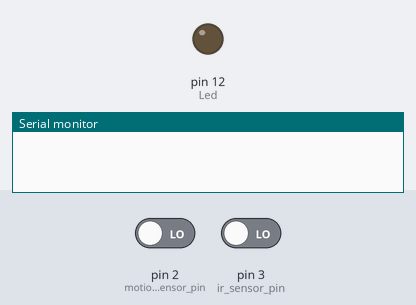
A sketch run on a simulated Arduino Uno, built with avr-gcc and run on an emulated ATmega328P. On the bench: output pins drawn as LEDs (lit = HIGH), the last lines printed to the serial monitor. Inputs (shaded band) come from the test bench; at power-on: pin 2 (motion_sensor_pin) LOW, pin 3 (ir_sensor_pin) LOW.

Above: at 1.2 s.
1.3 s: pin 2 (motion_sensor_pin) driven HIGH
At 2.1 s:
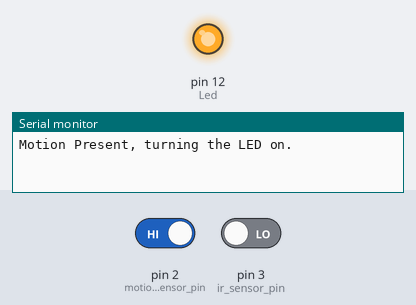
4.3 s: pin 2 (motion_sensor_pin) driven LOW
At 5.6 s:
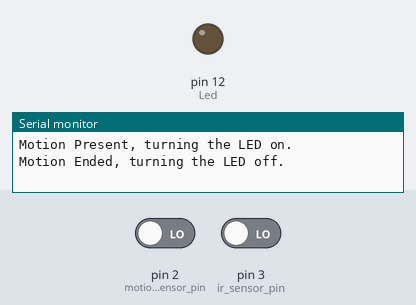
Timing chart, 0 to 7.3 s (numbered marks = the images above; inputs shaded):
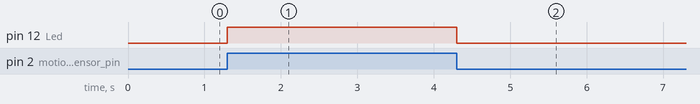

Measured:
- after the input at 1.3 s, pin 12 (Led): LOW → HIGH at once
- after the input at 4.3 s, pin 12 (Led): HIGH → LOW at once

The sketch:

T3C.ino
```cpp
// NAME : Gaurish Bhatia
// Student ID: 2110994762.
//task : M1_T3C
//Remarks : in this task, we are required to use two sensors with interrupt driven approach.

// declaring global constants for the pins for LED, motion sensor and Ir sensor.
const int Led = 12;
const int motion_sensor_pin = 2;
const int ir_sensor_pin = 3;


void setup()
{
  pinMode(Led, OUTPUT);//declaring the LED as output.
  pinMode(motion_sensor_pin, INPUT);//declaring the sensoro as input.
  attachInterrupt(digitalPinToInterrupt(motion_sensor_pin), motion, CHANGE);// attaching an interrupt taht will run the motion function on the change of state of the sensor.
  attachInterrupt(digitalPinToInterrupt(ir_sensor_pin), infrared, CHANGE);//attahing an interrupt for the change in value of the IR sensor.
  Serial.begin(9600);// beginning the serial communication at a baudrate of 9600.
}

void loop()// keeping the loop function empty
{
}


//function for chekcing the motion.
void motion()
{
  //reading the state of the sensor.
  int motion_state = digitalRead(motion_sensor_pin);

  //checking if the state is high.
  if (motion_state == HIGH)
  {
    Serial.println("Motion Present, turning the LED on.");//printing that motion is present.
    digitalWrite(Led, motion_state);// turning the LED on.
  }

  else if (motion_state == LOW)//checking if the motion ended.
  {
    Serial.println("Motion Ended, turning the LED off.");//printing that motion ended.
    digitalWrite(Led, motion_state);// turning the LED off.

  }


}


//function for checking if the IR sensor is active or inactive.
void infrared()
{
  //getting the value of the IR sensor.
  int ir_value = digitalRead(ir_sensor_pin);

  //checking if the sensor value is HIGH.
  if (ir_value == HIGH)
  {
    Serial.println("Ir sensor Active, turning the LED on");//printing that the IR sensor is active.
    digitalWrite(Led, ir_value);
  }
  //checking if the sensor value is low.
  else if (ir_value == LOW)
  {
    Serial.println("Ir sensor inactive,turning the LED off");//printing that the IR sensor is inactive.
    digitalWrite(Led, ir_value);
  }
}
```
